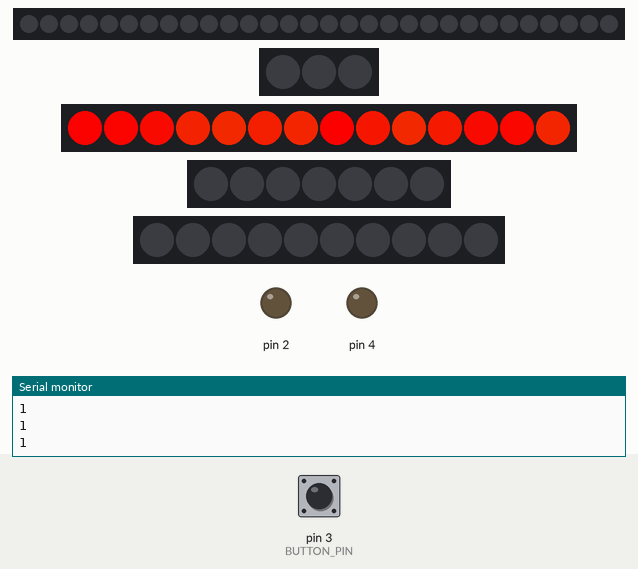
Simulated run of this sketch. Board: Arduino Uno, built with avr-gcc and run on an emulated ATmega328P. On the bench: 30 RGB LEDs in strip order, left to right, 3 RGB LEDs in strip order, left to right, 14 RGB LEDs in strip order, left to right, 7 RGB LEDs in strip order, left to right, 10 RGB LEDs in strip order, left to right, output pins drawn as LEDs (lit = HIGH), the last lines printed to the serial monitor. The inputs (shaded band) are chosen by the test bench; at power-on: pin 3 (BUTTON_PIN) HIGH. Random numbers use the default seed unless the sketch sets one.

Above: at 2.5 s.
2.6 s: pin 3 (BUTTON_PIN) pulled LOW for 0.15 s
At 3.17 s:
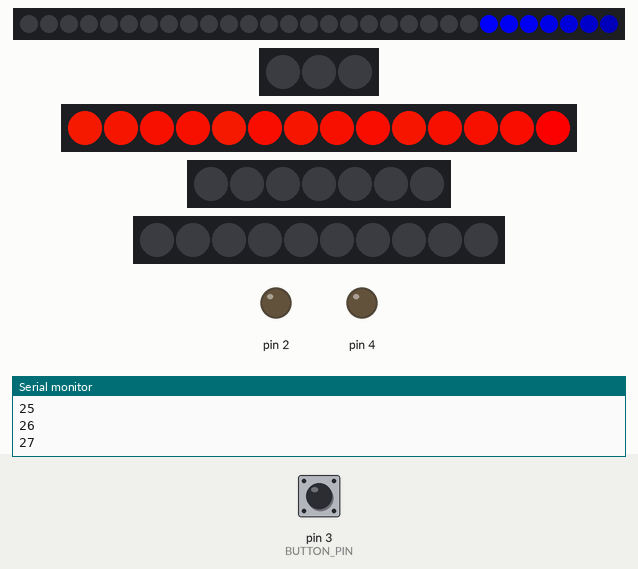
3.3 s: pin 3 (BUTTON_PIN) pulled LOW for 3.2 s
At 6.71 s:
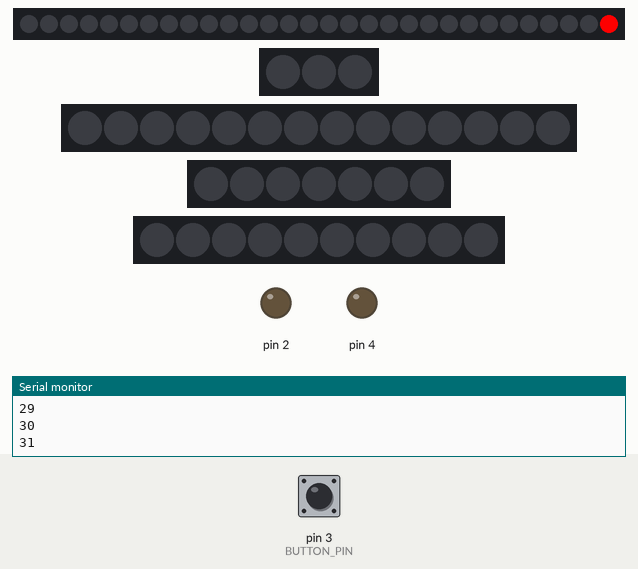
Timing chart, 0 to 8.2 s (numbered marks = the images above; inputs shaded):
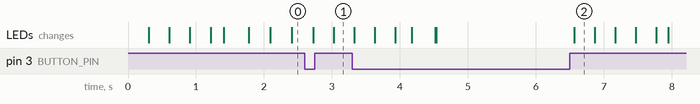

The sketch:

KAFIXIS.ino
```cpp
#include "FastLED.h"
#define PIN 13        // пин DI
#define NUM_LEDS 30   // число диодов
#define Brightness 255 // Яркость светодиодов 255 Максимум
#define SPEED_LEDS 3 // Скорость светодидов
#define BUTTON_PIN 3  // пин кнопки button1

#define DEBOUNCE 3        // (мс), антидребезг

#define LENGHT 7


#include "Adafruit_NeoPixel.h"
Adafruit_NeoPixel strip = Adafruit_NeoPixel(NUM_LEDS, PIN, NEO_GRB + NEO_KHZ800);

//----------Настройка синего цвета-------
#define BLUE_PIN 7
#define BLUE_LEDS 3
#define MIN_BLUE 0
#define MAX_BLUE 100
#define HUE_MIN_BLUE 130
#define HUE_MAX_BLUE 180

//----------Настройка красного цвета-------
#define RED_PIN 10
#define RED_LEDS 14
#define MIN_RED 250
#define MAX_RED 250
#define NULL_RED 0
#define HUE_MIN_RED 0
#define HUE_MAX_RED 15

//----------Настройка оранжевого цвета-------
#define ORANGE_PIN 9
#define ORANGE_LEDS 7
#define MIN_ORANGE 150
#define MAX_ORANGE 255
#define HUE_MIN_ORANGE 15
#define HUE_MAX_ORANGE 30

//----------Настройка желтого цвета-------
#define YELLOW_PIN 7
#define YELLOW_LEDS 10
#define MIN_YELLOW 150
#define MAX_YELLOW 255
#define HUE_MIN_YELLOW 30
#define HUE_MAX_YELLOW 60


#define BRIGHTNESS 255
CRGB Blue[BLUE_LEDS];
CRGB Red[RED_LEDS ];
CRGB Orange[ORANGE_LEDS];
CRGB Yellow[YELLOW_LEDS];

byte BrightBlue;
byte BrightRed;
byte BrightOrange;
byte BrightYellow;
byte HueBlue;
byte HueRed;
byte HueOrange;
byte HueYellow;

boolean butt_flag = 1;
boolean butt;
boolean led_flag = 0;
unsigned long last_press;

int FirstLed;
int LastLed;
int Brightless;
int NumberLed;


void setup() {
  strip.begin();
  strip.setBrightness(Brightness);    // яркость, от 0 до 255
  strip.clear();                          // очистить
  strip.show();                           // отправить на ленту
  FastLED.addLeds<WS2812, BLUE_PIN, GRB>(Blue, BLUE_LEDS).setCorrection( TypicalLEDStrip );
  FastLED.addLeds<WS2812, RED_PIN, GRB>(Red, RED_LEDS).setCorrection( TypicalLEDStrip );
  FastLED.addLeds<WS2812, ORANGE_PIN, GRB>(Orange, ORANGE_LEDS).setCorrection( TypicalLEDStrip );
  FastLED.addLeds<WS2812, YELLOW_PIN, GRB>(Yellow, YELLOW_LEDS).setCorrection( TypicalLEDStrip );
  FastLED.setBrightness(BRIGHTNESS);

  pinMode(PIN1, OUTPUT);
  pinMode(PIN2, OUTPUT);
  pinMode(PIN3, OUTPUT);
  pinMode(PIN4, OUTPUT);
  pinMode(BUTTON_PIN, INPUT_PULLUP);

  Serial.begin(9600);
}


void loop()
{
  butt = !digitalRead(BUTTON_PIN); // считать текущее положение кнопки

  if (butt == 1 && butt_flag == 0 && millis() - last_press > DEBOUNCE)
  {
    butt_flag = 1;
    Serial.println("Button pressed");
    last_press = millis();
  }
  if (butt == 0 && butt_flag == 1)
  {
    butt_flag = 0;
    Serial.println("Button released");
    if (led_flag == 0)
    {
      led_flag = 1;
    }
    else if  (led_flag == 1)
    {
      led_flag = 0;
    }
    line(led_flag);
  }
  red(led_flag);
  Serial.println(led_flag);
}

// plamy

void blue(int mode) {
  if (mode == 0)
  {
    for (int i = 0; i < BLUE_LEDS; i++)
    {
      Blue[i] = CHSV(0, 0, 0);
      FastLED.show();
    }
  }
  if (mode == 1)
  {
    for (int i = 0; i < BLUE_LEDS; i++)
    {
      BrightBlue = random(MIN_BLUE, MAX_BLUE);
      HueBlue = random(HUE_MIN_BLUE, HUE_MAX_BLUE);
      Blue[i] = CHSV(HueBlue, 255, BrightBlue);
      FastLED.show();
     // delay(5);
     // Serial.println(BrightBlue);
    }
  }
}

void red(int mode) {
  if (mode == 0)
  {
    for (int i = 0; i < RED_LEDS; i++)
    {
      Red[i] = CHSV(0, 0, 0);
      FastLED.show();
    delay(5);
    }
  }
  if (mode == 1)
  {
    for (int i = 0; i < RED_LEDS; i++)
    {
      BrightRed = random(MIN_RED, MAX_RED);
      HueRed = random(HUE_MIN_RED, HUE_MAX_RED);
      HueRed = NULL_RED + HueRed;
      Red[i] = CHSV(HueRed, 255, BrightRed);
      FastLED.show();
      //delay(10);
     // Serial.println(BrightRed);
    }
  }
}

void orange(int mode) {
  if (mode == 0)
  {
    for (int i = 0; i < ORANGE_LEDS; i++)
    {
      Orange[i] = CHSV(0, 0, 0);
      FastLED.show();
    }
  }
  if (mode == 1)
  {
    for (int i = 0; i < ORANGE_LEDS; i++)
    {
      BrightOrange = random(MIN_ORANGE, MAX_ORANGE);
      HueOrange = random(HUE_MIN_ORANGE, HUE_MAX_ORANGE);
      Orange[i] = CHSV(HueOrange, 255, BrightOrange);
      FastLED.show();
      //delay(10);
      //Serial.println(BrightOrange);
    }
  }
}

void yellow(int mode) {
  if (mode == 0)
  {
    for (int i = 0; i < YELLOW_LEDS; i++)
    {
      Yellow[i] = CHSV(0, 0, 0);
      FastLED.show();
    }
  }
  if (mode == 1)
  {
    for (int i = 0; i < YELLOW_LEDS; i++)
    {
      BrightYellow = random(MIN_YELLOW, MAX_YELLOW);
      HueYellow = random(HUE_MIN_YELLOW, HUE_MAX_YELLOW);
      Yellow[i] = CHSV(HueYellow, 255, BrightYellow);
      FastLED.show();
      //delay(10);
      Serial.println(BrightYellow);
    }
  }
}

// Stepler

void line(int mode)
{
  if (mode == 1)
  {
    Serial.println("On");
   for (int i = NUM_LEDS + LENGHT; i >= -LENGHT; i--)
    {
      LastLed = i;
      FirstLed = LastLed - LENGHT;

      for (int i = FirstLed; i <= LastLed; i++)
      {
        Brightless = 255 / LENGHT;
        NumberLed = LastLed - i;
        Brightless = Brightless * NumberLed;
        strip.setPixelColor(i, Brightless, 0, 0);    // залить красным
        strip.show();                         // отправить на ленту
      Serial.println(i);
       delay(SPEED_LEDS);
      }
      strip.setPixelColor(LastLed, 0, 0, 0);     // залить красным
      strip.show();                         // отправить на ленту
    }
  }
  if (mode == 0)
  {
    Serial.println("Off");
   for (int i = NUM_LEDS + LENGHT; i >= -LENGHT; i--)
    {
      LastLed = i;
      FirstLed = LastLed - LENGHT;

      for (int i = FirstLed; i <= LastLed; i++)
      {
        Brightless = 255 / LENGHT;
        NumberLed = LastLed - i;
        Brightless = Brightless * NumberLed;
        strip.setPixelColor(i, 0, 0, Brightless);    // залить красным
        strip.show();                         // отправить на ленту
      Serial.println(i);
       delay(SPEED_LEDS);
      }
      strip.setPixelColor(LastLed, 0, 0, 0);     // залить красным
      strip.show();                         // отправить на ленту
    }
  }
}
```
